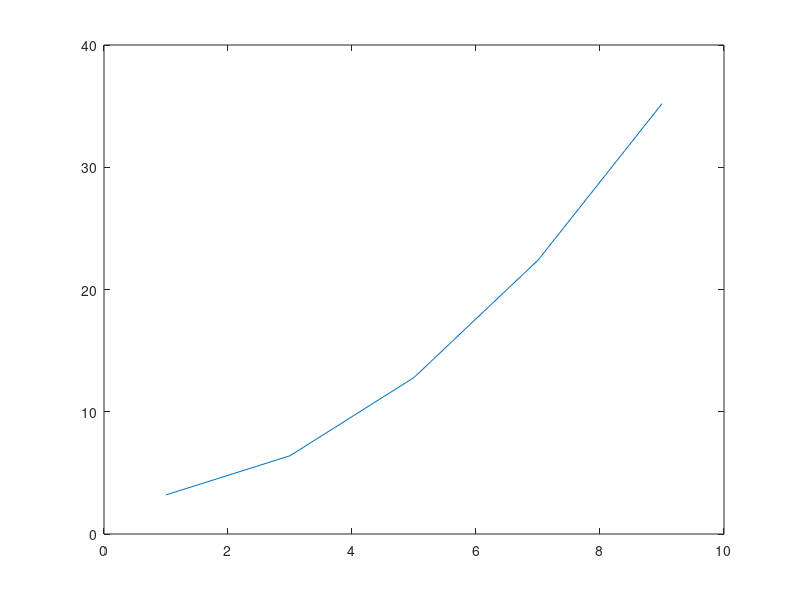

Recreate this plot in MATLAB.
clear;
close;
clc;

x=[0,2,4,6,8,10];
y=[2.8,4.4,9.2,17.2,28.4,42.8];

%we are asked to find y values of odd x values.
%we will use spline function which draws multiple polynomials between
%points to approximate unknown values

x_unknown= 1:2:9;
y_unknown= spline(x,y,x_unknown)

plot(x_unknown,y_unknown);
